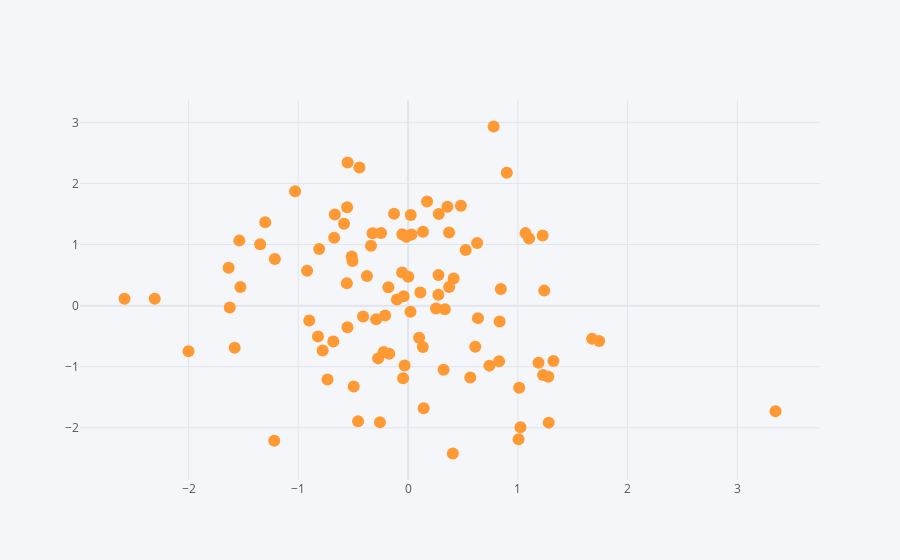

Notebook cell for this chart:
### Code cell
df.iplot(kind='scatter',x='A',y='B',mode='markers')
